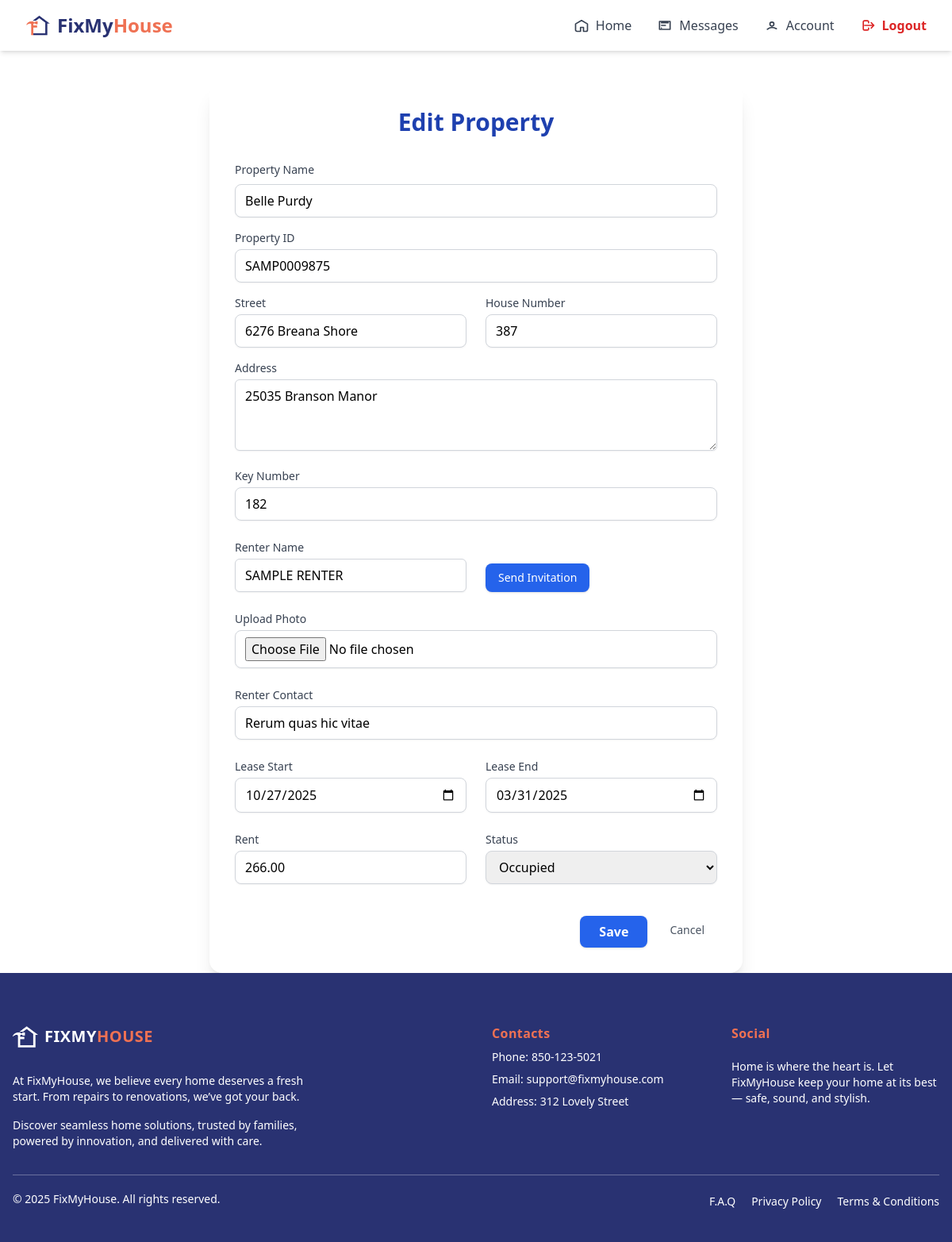
Screenshot of /agent/property/51/edit/ (signed in) with the database file from the repository.
### agent/models/propertyAgent.py (models this page shows, shortened)
class Property(models.Model):
    renter = models.ForeignKey(Renter, on_delete=models.SET_NULL, related_name='rent_property', null=True, blank=True)
    agent = models.ForeignKey(AgentRegister, on_delete=models.CASCADE, null=False, related_name='own_properties')
    property_id = models.CharField(max_length=100, blank=True, null=True)
    ref_number = models.CharField(max_length=100, blank=True, null=True)
    name = models.CharField(max_length=100, blank=True, null=True)
    floor_count = models.PositiveIntegerField(blank=True, null=True)
    state = models.CharField(max_length=100, blank=True, null=True)
    city = models.CharField(max_length=100, blank=True, null=True)
    address = models.TextField(blank=True, null=True)
    street = models.CharField(max_length=100, blank=True, null=True)
    house_number = models.CharField(max_length=20, blank=True, null=True)
    renter_name = models.CharField(max_length=100, blank=True, null=True)
    renter_contact = models.CharField(max_length=20, blank=True, null=True)
    key_number = models.CharField(max_length=20, blank=True, null=True)
    rent = models.DecimalField(max_digits=10, decimal_places=2, blank=True, null=True)
    postal_code = models.CharField(max_length=20, blank=True, null=True)
    created_at = models.DateTimeField(auto_now_add=True, blank=True, null=True)
    updated_at = models.DateTimeField(auto_now=True, blank=True, null=True)
    property_photo = models.ImageField(upload_to='property_photos/', blank=True, null=True)
    condition_report = models.ImageField(upload_to='condition_reports/', blank=True, null=True)
    lease_start = models.DateField()
    lease_end = models.DateField()
    is_active = models.BooleanField(null=True, blank=True, default=True)
    STATUS_CHOICES = [
        ('occupied', 'Occupied'),
        ('vacant', 'Vacant'),
    ]
    status = models.CharField(max_length=10, choices=STATUS_CHOICES, default='vacant')
    property_manager = models.ForeignKey(
        AgentRegister,
        on_delete=models.SET_NULL,
        null=True,
        blank=True,
        related_name="properties"
    )

### agent/views/propertyUpdate.py (the view, shortened to what this page needs)
# urls.py: path('property/<int:pk>/edit/', PropertyUpdateView.as_view(), name='property_edit'),
@method_decorator([login_required, agent_required], name='dispatch')
class PropertyUpdateView(UpdateView):
    model = Property
    form_class = AgentCreatePropertyForm
    template_name = 'components/home/property_form.html'
    success_url = reverse_lazy('manage_properties')
    def get_initial(self):
        initial = super().get_initial()
        property = self.get_object()
        if hasattr(property, 'renter') and property.renter:
            initial['renter_name'] = property.renter.name
        else:
            initial['renter_name'] = ""
        return initial

### agent/forms.py (shortened to what this page needs)
class AgentCreatePropertyForm(forms.ModelForm):
    renter_name = forms.CharField(
        label="Renter Name",
        widget=forms.TextInput(attrs={
            'class': 'w-full border border-gray-300 rounded-md p-2',
            'placeholder': 'Type renter name...'
        })
    )
    property_manager = forms.ModelChoiceField(
        queryset=AgentRegister.objects.filter(is_property_manager=True),
        label="Property Manager",
        required=False,
        widget=forms.Select(attrs={
            'class': 'w-full border border-gray-300 rounded-md p-2'
        })
    )
    class Meta:
        model = Property
        exclude = ['agent']
        widgets = {
            'address': forms.Textarea(attrs={
                'rows': 3,
                'class': 'w-full border border-gray-300 rounded-md p-2'
            }),
            'lease_start': forms.DateInput(attrs={
                'type': 'date',
            }),
            'lease_end': forms.DateInput(attrs={
                'type': 'date',
            }),
        }

### trader/context_processors.py (called while the page is built)
def notifications_context(request):
    if request.user.is_authenticated:
        unread_qs = get_unread_notifications(request.user)
        return {
            "unread_count": unread_qs.count(),
            "unread_notifications": unread_qs[:5],  # show latest 5
        }
    return {}

### trader/views/traderNotification.py (called while the page is built)
def get_unread_notifications(user):
    try:
        return TraderNotification.objects.filter(
            trader_id__user=user,
            seen=False
        ).order_by("-created_at")
    except Exception as e:
        logger.error(f"Error fetching notifications! {e}")
        return TraderNotification.objects.none()

### agent/templates/components/home/property_form.html (shortened to what this page needs)
{% extends "baseAgent.html" %}
{% load widget_tweaks %}
{% block content %}
{% include 'components/home/navigatorBaseAgent.html' %}
<div class="max-w-2xl mx-auto mt-10 bg-white p-6 sm:p-8 rounded-2xl shadow-xl w-full">
  <h2 class="text-3xl font-bold text-center text-blue-800 mb-8">
    {% if form.instance.pk %}Edit Property{% else %}Create Property{% endif %}
  </h2>
  <form method="POST" class="space-y-6" enctype="multipart/form-data">
    <div class="gap-6">
        <label class="block text-sm font-medium text-gray-700 mb-2">Property Name</label>
        {{ form.name|add_class:"w-full rounded-lg border border-gray-300 px-3 py-2 shadow-sm focus:ring-2 focus:ring-blue-500 focus:border-blue-500 transition" }}
        <label class="block text-sm font-medium text-gray-700 mb-1 mt-4">Property ID</label>
        {{ form.property_id|add_class:"w-full rounded-lg border border-gray-300 px-3 py-2 shadow-sm focus:ring-2 focus:ring-blue-500 focus:border-blue-500 transition" }}
        <div class="grid grid-cols-1 sm:grid-cols-2 gap-6 mt-4">
          <div>
            <label class="block text-sm font-medium text-gray-700 mb-1">Street</label>
            {{ form.street|add_class:"w-full rounded-lg border border-gray-300 px-3 py-2 shadow-sm focus:ring-2 focus:ring-blue-500 focus:border-blue-500 transition" }}
          </div>
          <div>
            <label class="block text-sm font-medium text-gray-700 mb-1">House Number</label>
            {{ form.house_number|add_class:"w-full rounded-lg border border-gray-300 px-3 py-2 shadow-sm focus:ring-2 focus:ring-blue-500 focus:border-blue-500 transition" }}
          </div>
        </div>
        <label class="block text-sm font-medium text-gray-700 mb-1 mt-4">Address</label>
        {{ form.address|add_class:"w-full rounded-lg border border-gray-300 px-3 py-2 shadow-sm focus:ring-2 focus:ring-blue-500 focus:border-blue-500 transition" }}
        <label class="block text-sm font-medium text-gray-700 mb-1 mt-4">Key Number</label>
        {{ form.key_number|add_class:"w-full rounded-lg border border-gray-300 px-3 py-2 shadow-sm focus:ring-2 focus:ring-blue-500 focus:border-blue-500 transition" }}
    </div>
    <div class="grid grid-cols-1 sm:grid-cols-2 gap-6 items-end">
      <div>
        <label class="block text-sm font-medium text-gray-700 mb-1">Renter Name</label>
        {{ form.renter_name|add_class:"w-full rounded-lg border border-gray-300 px-3 py-2 shadow-sm focus:ring-2 focus:ring-blue-500 focus:border-blue-500 transition" }}
      </div>
         <div class="flex sm:justify-start justify-end">
            <a href="{% if form.instance.id %}{% url 'renter_invitation' %}?name={{ form.renter_name.value|urlencode }}&email={{ form.renter_contact.value|urlencode }}&property_id={{ form.instance.id|urlencode }}&property_name={{ form.name.value|urlencode }}&property_address={{ form.address.value|urlencode }}&property_lease_start={{ form.lease_start.value|date:'m/d/Y'|urlencode }}&property_lease_end={{ form.lease_end.value|date:'m/d/Y'|urlencode }}&property_rent={{ form.rent.value|urlencode }}&property_status={{ form.status.value|urlencode }}{% else %}#{% endif %}"
               class="bg-blue-600 text-white px-4 py-2 rounded-lg text-sm hover:bg-blue-700 transition shadow ">
                Send Invitation
            </a>
        </div>
    </div>
    <div>
      <label class="block text-sm font-medium text-gray-700 mb-1 mt-4">Upload Photo</label>
      {{ form.property_photo|add_class:"w-full rounded-lg border border-gray-300 px-3 py-2 shadow-sm focus:ring-2 focus:ring-blue-500 focus:border-blue-500 transition" }}
    </div>
    <div>
      <label class="block text-sm font-medium text-gray-700 mb-1">Renter Contact</label>
      {{ form.renter_contact|add_class:"w-full rounded-lg border border-gray-300 px-3 py-2 shadow-sm focus:ring-2 focus:ring-blue-500 focus:border-blue-500 transition" }}
    </div>
    <div class="grid grid-cols-1 sm:grid-cols-2 gap-6">
      <div>
        <label class="block text-sm font-medium text-gray-700 mb-1">Lease Start</label>
        {{ form.lease_start|add_class:"w-full rounded-lg border border-gray-300 px-3 py-2 shadow-sm focus:ring-2 focus:ring-blue-500 focus:border-blue-500 transition" }}
      </div>
      <div>
        <label class="block text-sm font-medium text-gray-700 mb-1">Lease End</label>
        {{ form.lease_end|add_class:"w-full rounded-lg border border-gray-300 px-3 py-2 shadow-sm focus:ring-2 focus:ring-blue-500 focus:border-blue-500 transition" }}
      </div>
    </div>
    <div class="grid grid-cols-1 sm:grid-cols-2 gap-6">
      <div>
        <label class="block text-sm font-medium text-gray-700 mb-1">Rent</label>
        {{ form.rent|add_class:"w-full rounded-lg border border-gray-300 px-3 py-2 shadow-sm focus:ring-2 focus:ring-blue-500 focus:border-blue-500 transition" }}
      </div>
      <div>
        <label class="block text-sm font-medium text-gray-700 mb-1">Status</label>
        {{ form.status|add_class:"w-full rounded-lg border border-gray-300 px-3 py-2 shadow-sm focus:ring-2 focus:ring-blue-500 focus:border-blue-500 transition" }}
      </div>
    </div>
    <div class="flex justify-end gap-3 pt-4">
      <button type="submit" class="bg-blue-600 text-white px-6 py-2 rounded-lg font-semibold hover:bg-blue-700 transition shadow">
        Save
      </button>
      <a href="javascript:history.back()" class="text-gray-600 hover:text-blue-700 px-4 py-2 text-sm">
        Cancel
      </a>
    </div>
  </form>
</div>
{% include 'components/footerAgent.html' %}
{% endblock %}

### rows the page displays
Property: name "Belle Purdy", property_id "SAMP0009875", street "6276 Breana Shore", house_number "387", address "25035 Branson Manor", key_number "182", renter_name "SAMPLE RENTER", renter_contact "Rerum quas hic vitae", lease_start "10/27/2025", lease_end "03/31/2025", rent "266.00", status "Occupied"
